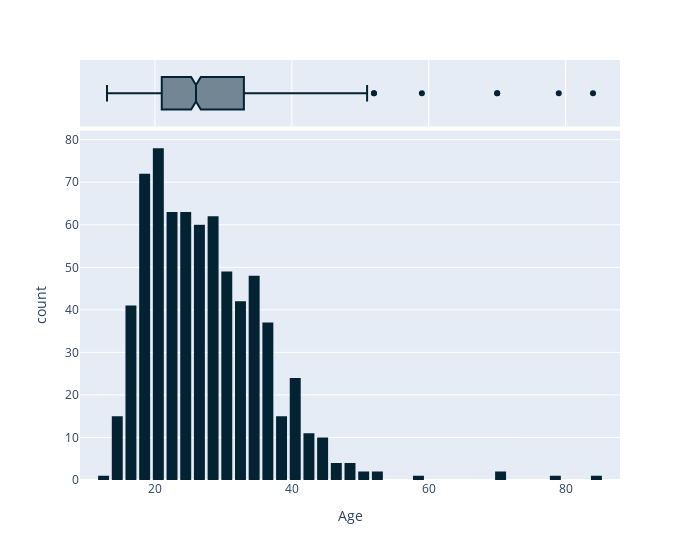
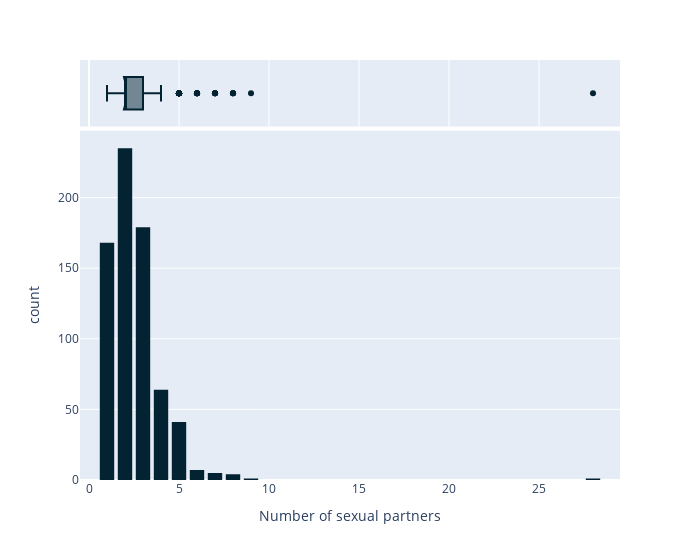
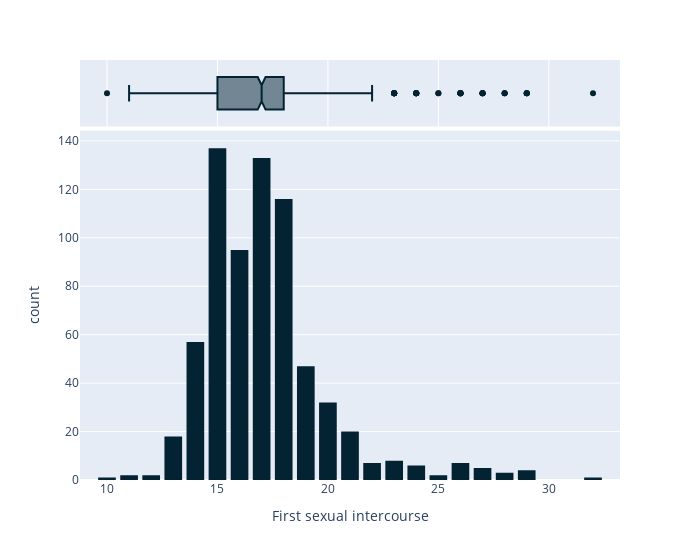

Notebook source saved alongside these figures, in order:
### Markdown cell above
#### Remove Outliers

IQR (Inter Quartile Range) Inter Quartile Range approach to finding the outliers is the most commonly used and most trusted approach used in the research field. We utilised IQR to identify and remove outliers.

### Code cell
def find_outliers(col, indices):
    obs = risk_factor_df[col].iloc[indices]
    unique_items, counts = np.unique(obs, return_counts=True)
    unique_items, counts = unique_items[::-1], counts[::-1]

    values_to_delete = unique_items[counts < 2 ]
    return values_to_delete

def delete_outliers(col, to_delete):
    if (to_delete.size != 0):
        rows_to_del = risk_factor_df.loc[risk_factor_df[col].isin(to_delete)].index.values.tolist()

        # Remove rows
        risk_factor_df.drop(rows_to_del, inplace=True)
        risk_factor_df.reset_index(drop=True, inplace=True)

# Identify non-binary columns
non_binary_cols = [col for col, vals in unique_vals.items() if len(vals) > 2]

for col in non_binary_cols:

    # IQR cannot be applied to columns with median 0
    if (risk_factor_df[col].median() != 0):

        # Plot values distribution
        out_dist = px.histogram(risk_factor_df, x=col,
            marginal="box",
            color_discrete_sequence= px.colors.sequential.thermal)
        out_dist.update_layout(bargap=0.2,
            width=700)
        out_dist.show()

        Q3, Q1 = np.percentile(risk_factor_df[col], [75 ,25])
        IQR = Q3-Q1

        upper = Q3+(1.5*IQR)
        lower = Q1-(1.5*IQR)

        print(col)
        print("median: {}, upper fence: {}, lower fence: {}".format(risk_factor_df[col].median(), upper, lower))

        #Delete one occurrence observations outside the upper fence as outliers
        upper_to_delete = find_outliers(col, np.where(risk_factor_df[col] > upper)[0])
        delete_outliers(col, upper_to_delete)

        
        #Delete one occurrence observations outside the lower fence as outliers
        lower_to_delete = find_outliers(col, np.where(risk_factor_df[col] < lower)[0])
        delete_outliers(col, lower_to_delete)

### Figure 1 — Plotly figure (JSON) as saved in the notebook; plotly's stock layout.template omitted (floating-point values rounded to 4 significant figures; data arrays with more than 128 entries replaced by an {"elided": "..."} marker saying what was removed)
{"data": [{"alignmentgroup": "True", "bingroup": "x", "hovertemplate": "Age=%{x}<br>count=%{y}<extra></extra>", "legendgroup": "", "marker": {"color": "rgb(3, 35, 51)", "pattern": {"shape": ""}}, "name": "", "offsetgroup": "", "orientation": "v", "showlegend": false, "type": "histogram", "x": {"elided": "708 int values"}, "xaxis": "x", "yaxis": "y"}, {"alignmentgroup": "True", "hovertemplate": "Age=%{x}<extra></extra>", "legendgroup": "", "marker": {"color": "rgb(3, 35, 51)"}, "name": "", "notched": true, "offsetgroup": "", "showlegend": false, "type": "box", "x": {"elided": "708 int values"}, "xaxis": "x2", "yaxis": "y2"}], "layout": {"bargap": 0.2, "barmode": "relative", "legend": {"tracegroupgap": 0}, "margin": {"t": 60}, "width": 700, "xaxis": {"anchor": "y", "domain": [0, 1], "title": {"text": "Age"}}, "xaxis2": {"anchor": "y2", "domain": [0, 1], "matches": "x", "showgrid": true, "showticklabels": false}, "yaxis": {"anchor": "x", "domain": [0, 0.8316], "title": {"text": "count"}}, "yaxis2": {"anchor": "x2", "domain": [0.8416, 1], "matches": "y2", "showgrid": false, "showline": false, "showticklabels": false, "ticks": ""}}}

### Figure 2 — Plotly figure (JSON) as saved in the notebook; plotly's stock layout.template omitted (floating-point values rounded to 4 significant figures; data arrays with more than 128 entries replaced by an {"elided": "..."} marker saying what was removed)
{"data": [{"alignmentgroup": "True", "bingroup": "x", "hovertemplate": "Number of sexual partners=%{x}<br>count=%{y}<extra></extra>", "legendgroup": "", "marker": {"color": "rgb(3, 35, 51)", "pattern": {"shape": ""}}, "name": "", "offsetgroup": "", "orientation": "v", "showlegend": false, "type": "histogram", "x": {"elided": "705 int values"}, "xaxis": "x", "yaxis": "y"}, {"alignmentgroup": "True", "hovertemplate": "Number of sexual partners=%{x}<extra></extra>", "legendgroup": "", "marker": {"color": "rgb(3, 35, 51)"}, "name": "", "notched": true, "offsetgroup": "", "showlegend": false, "type": "box", "x": {"elided": "705 int values"}, "xaxis": "x2", "yaxis": "y2"}], "layout": {"bargap": 0.2, "barmode": "relative", "legend": {"tracegroupgap": 0}, "margin": {"t": 60}, "width": 700, "xaxis": {"anchor": "y", "domain": [0, 1], "title": {"text": "Number of sexual partners"}}, "xaxis2": {"anchor": "y2", "domain": [0, 1], "matches": "x", "showgrid": true, "showticklabels": false}, "yaxis": {"anchor": "x", "domain": [0, 0.8316], "title": {"text": "count"}}, "yaxis2": {"anchor": "x2", "domain": [0.8416, 1], "matches": "y2", "showgrid": false, "showline": false, "showticklabels": false, "ticks": ""}}}

### Figure 3 — Plotly figure (JSON) as saved in the notebook; plotly's stock layout.template omitted (floating-point values rounded to 4 significant figures; data arrays with more than 128 entries replaced by an {"elided": "..."} marker saying what was removed)
{"data": [{"alignmentgroup": "True", "bingroup": "x", "hovertemplate": "First sexual intercourse=%{x}<br>count=%{y}<extra></extra>", "legendgroup": "", "marker": {"color": "rgb(3, 35, 51)", "pattern": {"shape": ""}}, "name": "", "offsetgroup": "", "orientation": "v", "showlegend": false, "type": "histogram", "x": {"elided": "703 int values"}, "xaxis": "x", "yaxis": "y"}, {"alignmentgroup": "True", "hovertemplate": "First sexual intercourse=%{x}<extra></extra>", "legendgroup": "", "marker": {"color": "rgb(3, 35, 51)"}, "name": "", "notched": true, "offsetgroup": "", "showlegend": false, "type": "box", "x": {"elided": "703 int values"}, "xaxis": "x2", "yaxis": "y2"}], "layout": {"bargap": 0.2, "barmode": "relative", "legend": {"tracegroupgap": 0}, "margin": {"t": 60}, "width": 700, "xaxis": {"anchor": "y", "domain": [0, 1], "title": {"text": "First sexual intercourse"}}, "xaxis2": {"anchor": "y2", "domain": [0, 1], "matches": "x", "showgrid": true, "showticklabels": false}, "yaxis": {"anchor": "x", "domain": [0, 0.8316], "title": {"text": "count"}}, "yaxis2": {"anchor": "x2", "domain": [0.8416, 1], "matches": "y2", "showgrid": false, "showline": false, "showticklabels": false, "ticks": ""}}}
